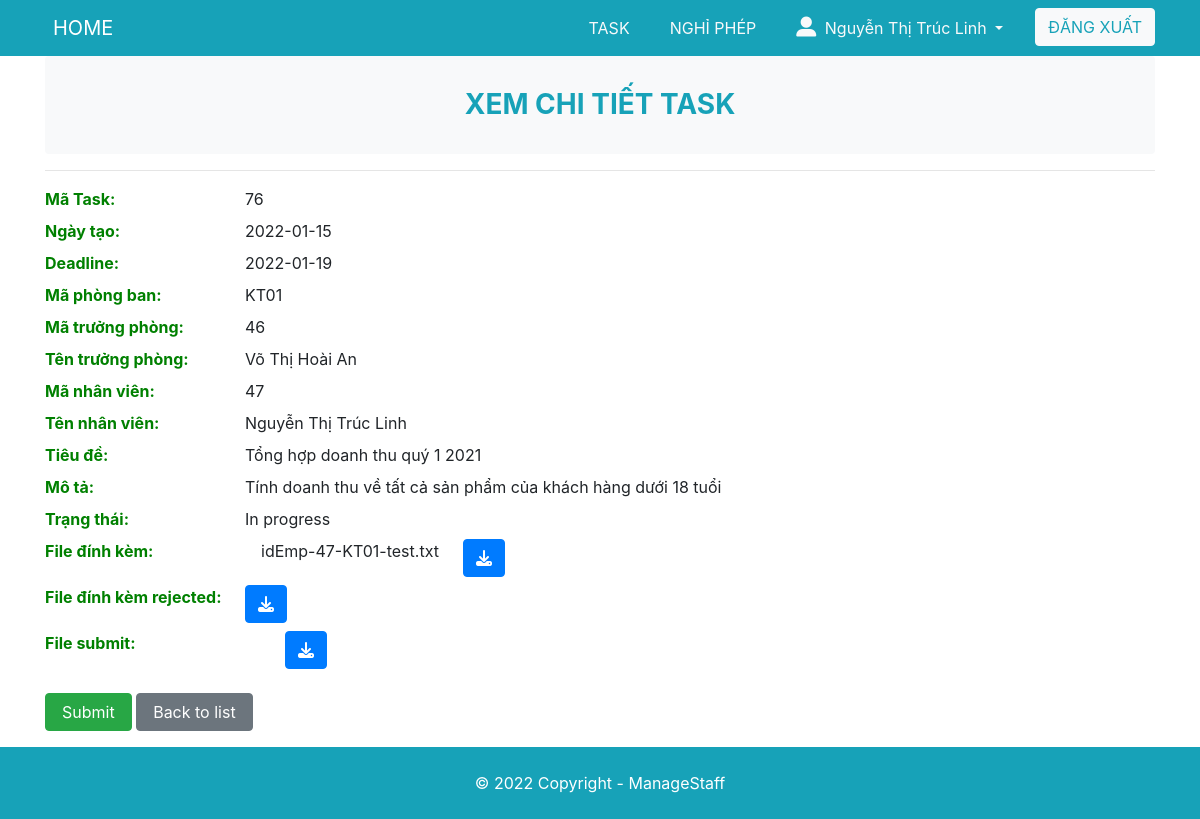
/Task/Employee/details-task.php?id=76 (signed in), run on the app's committed database.
### tables this page shows
CREATE TABLE `Task` (
  `idTask` int(255) NOT NULL,
  `nameEmployee` varchar(255) NOT NULL,
  `statusTask` varchar(255) DEFAULT NULL,
  `idStatus` int(255) DEFAULT NULL,
  `idManager` int(255) NOT NULL,
  `idEmployee` int(255) NOT NULL,
  `nameManager` varchar(255) NOT NULL,
  `titleTask` text NOT NULL,
  `detailTask` text NOT NULL,
  `timeTask` varchar(255) DEFAULT NULL,
  `deadlineTask` varchar(255) NOT NULL,
  `idDepartment` varchar(255) NOT NULL,
  `messenger` text,
  `fileSend` varchar(255) DEFAULT NULL,
  `fileSubmit` varchar(255) DEFAULT NULL,
  `note` text,
  `dateTimeAuto` varchar(255) DEFAULT NULL,
  `rate` varchar(255) DEFAULT NULL,
  `dateDiff` varchar(255) DEFAULT NULL,
  `fileExtra` varchar(255) DEFAULT NULL
);

### www/Task/Employee/details-task.php (the view, shortened to what this page needs)
<?php
    $id = $_GET['id'];
    $sql_2 = "SELECT * FROM Task WHERE idTask = ?";
    $conn = connect_db();
    $stm = $conn->prepare($sql_2);
    $stm->bind_param("i", $id);
    if (!$stm->execute()){
        die('can not execute: ' . $stm->error);
    }
    $result = $stm->get_result();
    $data = $result->fetch_assoc();
    $idTask = $data['idTask'];
    $titleTask = $data['titleTask'];
    $detailTask = $data['detailTask'];
    $statusTask = $data['statusTask'];
    $timeTask = $data['timeTask'];
    $deadlineTask = $data['deadlineTask'];
    $idDepartment = $data['idDepartment'];
    $idManager = $data['idManager'];
    $nameManager = $data['nameManager'];
    $idEmployee = $data['idEmployee'];
    $nameEmployee = $data['nameEmployee'];
    $fileSend = $data['fileSend'];
    $fileExtra = $data['fileExtra'];
    $fileSubmit = $data['fileSubmit'];
    $idStatus = $data['idStatus'];
?>
<!DOCTYPE html>
<html lang="en">
<head>
	<link rel="stylesheet" href="https://maxcdn.bootstrapcdn.com/bootstrap/4.5.2/css/bootstrap.min.css">
	<link rel="stylesheet" href="/style.css">
</head>
<body>
	<?php include '../../partial/header.php'?>
	<div class="container">
        <div class="justify-content-center">
            <header class="text-center bg-light text-info py-3 rounded">
                <h3 class="text-center mt-3 mb-3 display-5 font-weight-bold">XEM CHI TIẾT TASK</h3>
            </header>
            <hr />
            <dl class="dl-horizontal">
                <dt>Mã Task</dt>
                <dd><?= $idTask ?></dd>
                <dt>Ngày tạo</dt>
                <dd><?= $timeTask ?></dd>
                <dt>Deadline</dt>
                <dd><?= $deadlineTask ?></dd>
                <dt>Mã phòng ban</dt>
                <dd><?= $idDepartment ?></dd>
                <dt>Mã trưởng phòng</dt>
                <dd><?= $idManager ?></dd>
                <dt>Tên trưởng phòng</dt>
                <dd><?= $nameManager ?></dd>
                <dt>Mã nhân viên</dt>
                <dd><?= $idEmployee ?></dd>
                <dt >Tên nhân viên</dt>
                <dd ><?= $nameEmployee ?></dd>
                <dt>Tiêu đề</dt>
                <dd><?= $titleTask ?></dd>
                <dt>Mô tả</dt>
                <dd><?= $detailTask ?></dd>
                <dt>Trạng thái</dt>
                <dd><?= $statusTask ?></dd>
                <?php if(!($fileSend == "idEmp-$idEmployee-$idDepartment-")){?>
                    <dt >File đính kèm</dt>
                    <div class="row">
                        <dd class="mr-4 ml-3"><?= $fileSend ?></dd>
                        <dd><a class="btn btn-primary" href="../Manager/download-file-send.php?id=<?= $idTask ?>"><i class="fas fa-download"></i></a></dd>
                    </div>
                <?php }?>
                <?php if(!($fileExtra == "reject-$idTask-")){?>
                    <dt>File đính kèm rejected</dt>
                    <div class="row">
                        <dd><a class="btn btn-primary" href="../Manager/download-file-extra.php?id=<?= $idTask ?>"><i class="fas fa-download"></i></a></dd>
                    </div>
                <?php }?>
                <?php if(!($fileSubmit == "submit-$idTask-")){?>
                    <dt>File submit</dt>
                    <div class="row">
                        <dd><a class="btn btn-primary" href="../Manager/download.php?id=<?= $idTask ?>"><i class="fas fa-download"></i></a></dd>
                    </div>
                <?php }?>
            </dl>
        </div>
        <div class="mb-3">
        <?php if($idStatus == 2 || $idStatus == 4){  ?>
			<a href="./submitTask.php?idTask=<?=  $idTask; ?>" class="btn btn-success px-3">Submit</a>
		<?php } ?>
        <a href="./index-task.php" class="btn btn-secondary px-3" >Back to list</a>
        </div>
	</div>
	<?php include '../../partial/footer.php'?>
</body>
</html>

### www/style.css (style rules this page uses)
body { min-height: 100vh; margin: 0; padding: 0; display: flex; flex-direction: column; }
dt { float: left; clear: left; width: 200px; font-weight: bold; color: green; }
dt::after { content: ":"; }
dd { margin: 1 1 1 80px; padding: 1 1 0.5em 0; }

### data on the page
task: idTask "76", timeTask "2022-01-15", deadlineTask "2022-01-19", idDepartment "KT01", idManager "46", nameManager "Võ Thị Hoài An", idEmployee "47", nameEmployee "Nguyễn Thị Trúc Linh", titleTask "Tổng hợp doanh thu quý 1 2021", detailTask "Tính doanh thu về tất cả sản phẩm của khách hàng dưới 18 tuổi", statusTask "In progress", fileSend "idEmp-47-KT01-test.txt"

### other printed values
$_SESSION['name'] "Nguyễn Thị Trúc Linh"
